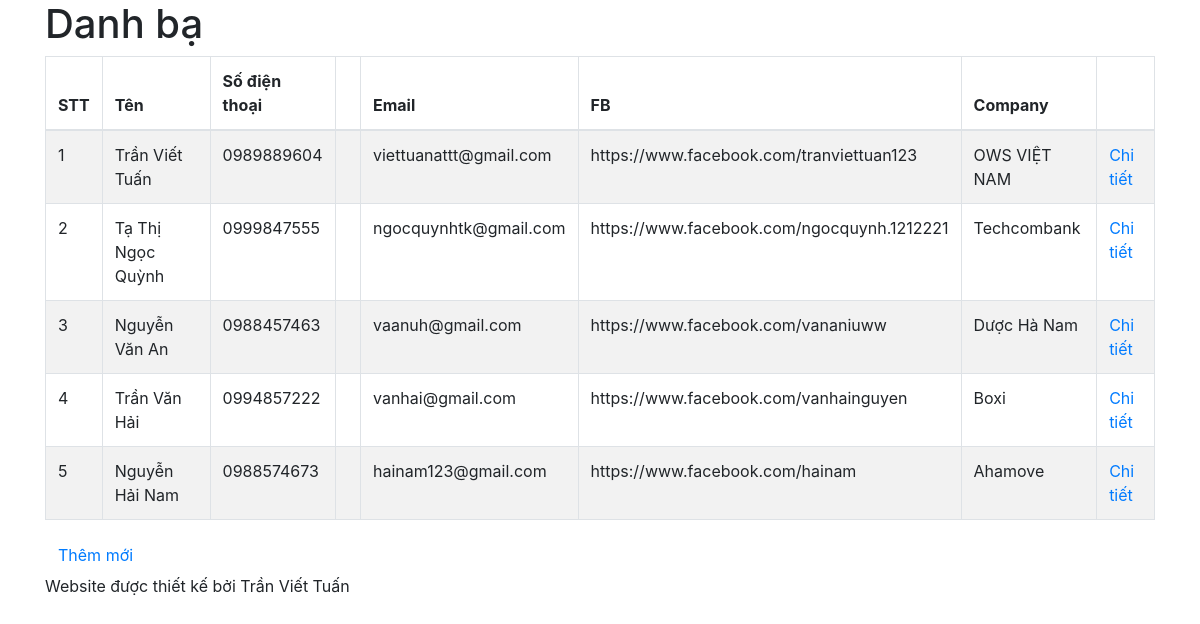
The page / on the database its author committed.
### tables this page shows
CREATE TABLE `contacts` (
  `id` int(11) NOT NULL,
  `name` varchar(100) NOT NULL,
  `phone1` varchar(20) NOT NULL,
  `phone2` varchar(20) NOT NULL,
  `email` varchar(100) NOT NULL,
  `fb` varchar(200) NOT NULL,
  `company` varchar(100) NOT NULL
);

### application/controllers/Contact.php (called while the page is built, shortened)
<?php
class Contact extends CI_Controller {
    public function __construct()
    {
        $this->load->model('contact_model');
        $this->load->helper('url');
    }
    public function index()
    {
        $data['contacts'] = $this->contact_model->getContacts();
        $this->load->view('contact_list', $data);
    }
}

### index.php (called while the page is built, shortened)
<?php
require_once BASEPATH.'core/CodeIgniter.php';

### application/models/Contact_model.php (called while the page is built, shortened)
<?php
class Contact_model extends CI_Model
{
    public function getContacts()
    {
        $query = $this->db->get('contacts', 20);
        return $query->result();
    }
}

### application/views/contact_list.php (the view, shortened to what this page needs)
<!DOCTYPE html>
<html>
    <head>
        <link rel="stylesheet" href="https://maxcdn.bootstrapcdn.com/bootstrap/4.0.0/css/bootstrap.min.css">
    </head>
    <body>
        <div class="container">
            <h1>Danh bạ</h1>
            <div id="body">
                <table class="table table-striped table-bordered">
                    <thead>
                        <tr>
                            <th>STT</th>
                            <th>Tên</th>
                            <th>Số điện thoại</th>
                            <th></th>
                            <th>Email</th>
                            <th>FB</th>
                            <th>Company</th>
                            <th></th>
                        </tr>
                    </thead>
                    <tbody>
                        <?php foreach ($contacts as $idx => $item): ?>
                            <tr class="<?= ($idx % 2) ? 'odd' : 'even' ?>" >
                                <td class="center"><?= $idx+1 ?></td>
                                <td><?= $item->name ?></td>
                                <td><?= $item->phone1 ?></td>
                                <td><?= $item->phone2 ?></td>
                                <td><?= $item->email ?></td>
                                <td><?= $item->fb ?></td>
                                <td><?= $item->company ?></td>
                                <td class="center"><a href="<?php echo base_url(); ?>index.php/contact/edit/<?= $item->id ?>">Chi tiết</a></td>
                            </tr>
                        <?php endforeach; ?>
                    </tbody>
                </table>
                <a href="<?php echo base_url(); ?>index.php/contact/add" class="btn">Thêm mới</a>
            </div>
            <p class="footer">Website được thiết kế bởi Trần Viết Tuấn</p>
        </div>
    </body>
</html>

### rows shown on the page
contacts: name "Trần Viết Tuấn", phone1 "0989889604", email "viettuanattt@gmail.com", fb "https://www.facebook.com/tranviettuan123", company "OWS VIỆT NAM"
contacts: name "Tạ Thị Ngọc Quỳnh", phone1 "0999847555", email "ngocquynhtk@gmail.com", fb "https://www.facebook.com/ngocquynh.1212221", company "Techcombank"
contacts: name "Nguyễn Văn An", phone1 "0988457463", email "vaanuh@gmail.com", fb "https://www.facebook.com/vananiuww", company "Dược Hà Nam"
contacts: name "Trần Văn Hải", phone1 "0994857222", email "vanhai@gmail.com", fb "https://www.facebook.com/vanhainguyen", company "Boxi"
contacts: name "Nguyễn Hải Nam", phone1 "0988574673", email "hainam123@gmail.com", fb "https://www.facebook.com/hainam", company "Ahamove"
